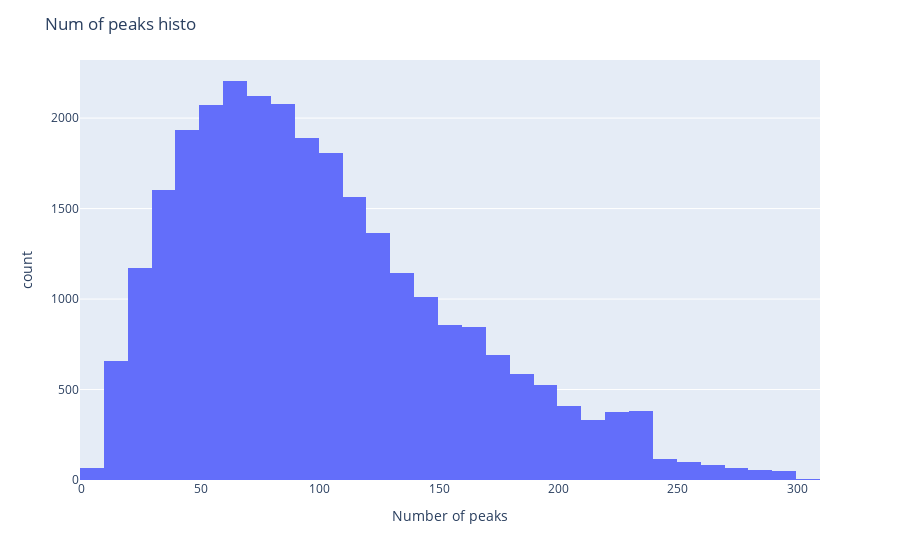

This figure's notebook cell:
### Code cell
# histogram of lens of spectra
pregrouping_function = lambda x: len(x["mz"]) // 10 * 10
inspected_statistic = lambda df: [1] * len(df)
visualize_inspected_statistic(best_preds_path, 
                              original_data_path, 
                              filtering_args, 
                              inspected_statistic, 
                              pregrouping_function, 
                              px.histogram, 
                              "Number of peaks", 
                              "count", 
                              "Num of peaks histo")

### Figure 1 — Plotly figure (JSON) as saved in the notebook; plotly's stock layout.template omitted (floating-point values rounded to 4 significant figures; data arrays with more than 128 entries replaced by an {"elided": "..."} marker saying what was removed)
{"data": [{"alignmentgroup": "True", "bingroup": "x", "histfunc": "sum", "hovertemplate": "grouping_col=%{x}<br>sum of y=%{y}<extra></extra>", "legendgroup": "", "marker": {"color": "#636efa", "pattern": {"shape": ""}}, "name": "", "offsetgroup": "", "orientation": "v", "showlegend": false, "type": "histogram", "x": {"elided": "28177 int values"}, "xaxis": "x", "y": {"elided": "28177 int values"}, "yaxis": "y"}], "layout": {"barmode": "relative", "legend": {"tracegroupgap": 0}, "margin": {"t": 60}, "title": {"text": "Num of peaks histo"}, "xaxis": {"anchor": "y", "domain": [0, 1], "title": {"text": "Number of peaks"}}, "yaxis": {"anchor": "x", "domain": [0, 1], "title": {"text": "count"}}}}
